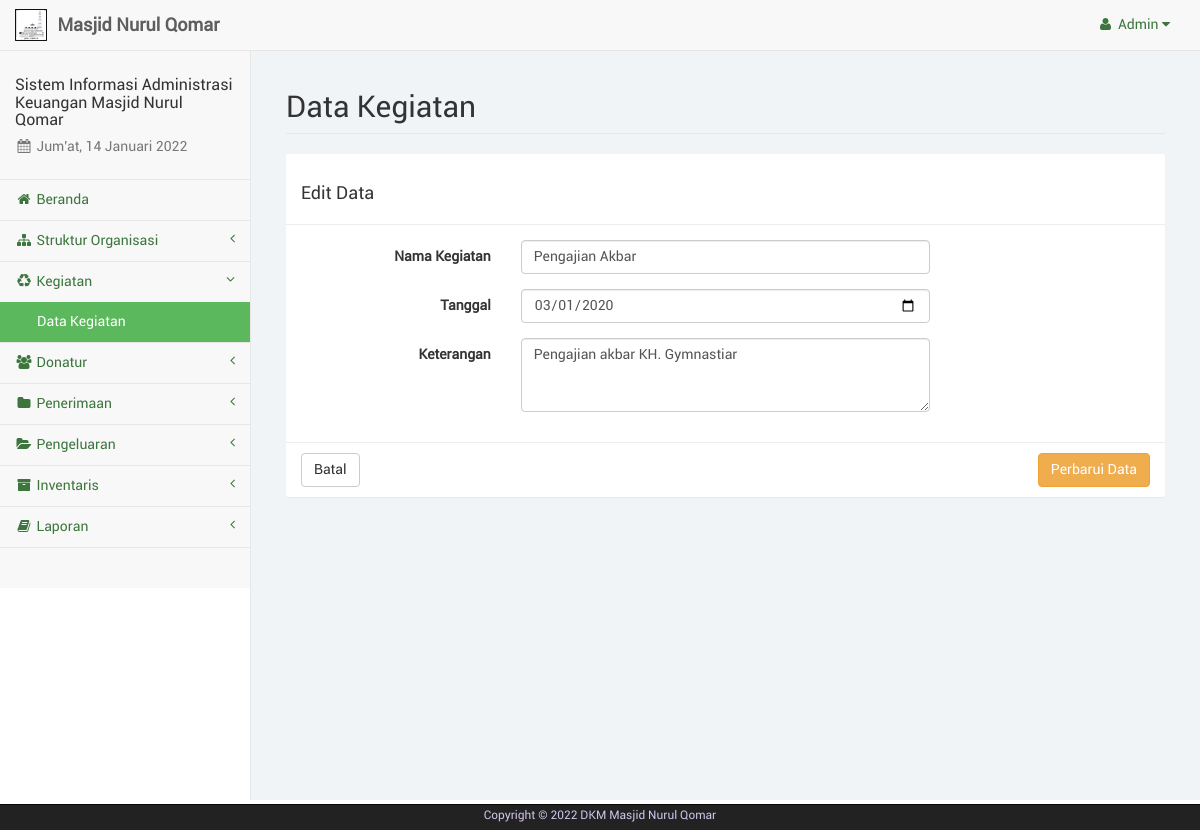
Screenshot of /admin/kegiatan_edit.php?keg=2 (signed in) with the database file from the repository.
### tables this page shows
CREATE TABLE IF NOT EXISTS `pengguna` (
  `id_pengguna` int(4) NOT NULL,
  `username` varchar(15) NOT NULL,
  `password` varchar(25) NOT NULL
);

CREATE TABLE IF NOT EXISTS `kegiatan` (
  `keg_id` int(11) NOT NULL,
  `keg_nama` varchar(50) NOT NULL,
  `keg_tgl` date NOT NULL,
  `keg_ket` text NOT NULL
);

### admin/sess_check.php (called while the page is built, shortened)
<?php
	$chk_sess = $_SESSION['user_keuangandkm'];
	include("dist/config/koneksi.php");
	$sql_sess = "SELECT * FROM pengguna WHERE id_pengguna='". $chk_sess ."'";
	$ress_sess = mysqli_query($conn, $sql_sess);
	$row_sess = mysqli_fetch_array($ress_sess);
	$sess_username = $row_sess['username'];
?>

### admin/kegiatan_edit.php (the view, shortened to what this page needs)
<?php
	include("sess_check.php");
	if(isset($_GET['keg'])) {
		$sql = "SELECT * FROM kegiatan WHERE keg_id='". $_GET['keg'] ."'";
		$ress = mysqli_query($conn, $sql);
		$data = mysqli_fetch_array($ress);
	}
	$pagedesc = "Kegiatan";
	$menuparent = "kegiatan";
	include("layout_top.php");
?>
		<div id="page-wrapper">
            <div class="container-fluid">
                <div class="row">
                    <div class="col-lg-12">
                        <h1 class="page-header">Data Kegiatan</h1>
                    </div>
                </div>
				<div class="row">
					<div class="col-lg-12">
						<form class="form-horizontal" action="kegiatan_update.php" method="POST">
							<div class="panel panel-default">
								<div class="panel-heading"><h3>Edit Data</h3></div>
								<div class="panel-body">
									<div class="form-group">
										<label class="control-label col-sm-3">Nama Kegiatan</label>
										<div class="col-sm-6">
											<input type="text" name="nama" class="form-control" placeholder="Nama Kegiatan" value="<?php echo $data['keg_nama'] ?>" required>
										</div>
									</div>
									<div class="form-group">
										<label class="control-label col-sm-3">Tanggal</label>
										<div class="col-sm-6">
											<input type="date" name="tgl" class="form-control" value="<?php echo $data['keg_tgl'] ?>" required>
										</div>
									</div>
									<div class="form-group">
										<label class="control-label col-sm-3">Keterangan</label>
										<div class="col-sm-6">
											<textarea name="keterangan" class="form-control" placeholder="Keterangan" rows="3" required><?php echo $data['keg_ket'] ?></textarea>
										</div>
									</div>
								</div>
								<div class="panel-footer">
									<a href="kegiatan.php" class="btn btn-default">Batal</a>
									<button type="submit" name="perbarui" class="btn btn-warning pull-right">Perbarui Data</button>
								</div>
							</div>
						</form>
					</div>
				</div>
            </div>
        </div>
<?php
	include("layout_bottom.php");
?>

### admin/layout_top.php (shortened to what this page needs)
<?php
	$haries = array("Sunday" => "Minggu", "Monday" => "Senin", "Tuesday" => "Selasa", "Wednesday" => "Rabu", "Thursday" => "Kamis", "Friday" => "Jum'at", "Saturday" => "Sabtu");
	$bulans = array("", "Januari", "Februari", "Maret", "April", "Mei", "Juni", "Juli", "Agustus", "September", "Oktober", "November", "Desember");
	$hari_ini = $haries[date("l")];
	$bulan_ini = $bulans[date("n")];
	$tanggal = date("d");
	$tahun = date("Y");
?>
<!DOCTYPE html>
<html lang="en">
<head>
	<link href="libs/bootstrap/dist/css/bootstrap.min.css" rel="stylesheet">
	<link href="libs/metisMenu/dist/metisMenu.min.css" rel="stylesheet">
    <link href="libs/datatables-plugins/integration/bootstrap/3/dataTables.bootstrap.css" rel="stylesheet">
    <link href="libs/datatables-responsive/css/dataTables.responsive.css" rel="stylesheet">
	<link href="dist/css/sb-admin-2.css" rel="stylesheet">
	<link href="dist/css/offline-font.css" rel="stylesheet">
	<link href="dist/css/custom.css" rel="stylesheet">
	<link href="libs/font-awesome/css/font-awesome.min.css" rel="stylesheet" type="text/css">
</head>
<body>
    <div id="wrapper">
        <nav class="navbar navbar-default navbar-static-top" role="navigation" style="margin-bottom: 0">
            <div class="navbar-header">
				<a class="navbar-brand hidden-xs" href="index.php">
					<img src="libs/images/brand-dkm.png" alt="brand" width="32" class="float-left image-brand">
					<div class="float-right">&nbsp;<strong>Masjid Nurul Qomar</strong></div>
				</a>
			</div>
            <ul class="nav navbar-top-links navbar-right">
				<li class="dropdown dropdown-right">
					<a class="dropdown-toggle" data-toggle="dropdown" href="#">
						<i class="fa fa-user fa-fw"></i>&nbsp;<?php echo ucfirst($sess_username); ?>&nbsp;<i class="fa fa-caret-down"></i>
					</a>
				</li>
			</ul>
            <div class="navbar-default sidebar" role="navigation">
                <div class="sidebar-nav navbar-collapse">
                    <ul class="nav" id="side-menu">
                        <li class="sidebar-search">
							<h4>Sistem Informasi Administrasi Keuangan Masjid Nurul Qomar</h4>
							<h5 class="text-muted"><i class="fa fa-calendar fa-fw"></i>&nbsp;<?php echo $hari_ini.", ".$tanggal." ".$bulan_ini." ".$tahun ?></h5>
						</li>
						<?php
							if($pagedesc == "Serambi") {
								echo '<li><a href="index.php" class="active"><i class="fa fa-home fa-fw"></i>&nbsp;Beranda</a></li>';
							}
							else {
								echo '<li><a href="index.php"><i class="fa fa-home fa-fw"></i>&nbsp;Beranda</a></li>';
							}
							if(isset($menuparent) && $menuparent == "konten_organisasi") {
								echo '<li class="active">';
							}
							else {
								echo '<li>';
							}
						?>
							<a href="#"><i class="fa fa-sitemap fa-fw"></i>&nbsp;Struktur Organisasi<span class="fa arrow"></span></a>
						</li>
						<?php
							if(isset($menuparent) && $menuparent == "kegiatan") {
								echo '<li class="active">';
							}
							else {
								echo '<li>';
							}
						?>
							<a href="#"><i class="fa fa-recycle fa-fw"></i>&nbsp;Kegiatan<span class="fa arrow"></span></a>
							<ul class="nav nav-second-level">
								<?php
									if($pagedesc == "Kegiatan") {
										echo '<li><a href="kegiatan.php" class="active">Data Kegiatan</a></li>';
									}
									else {
										echo '<li><a href="kegiatan.php">Data Kegiatan</a></li>';
									}
								?>
							</ul>
						</li>
						<?php
							if(isset($menuparent) && $menuparent == "donatur") {
								echo '<li class="active">';
							}
							else {
								echo '<li>';
							}
						?>
							<a href="#"><i class="fa fa-users fa-fw"></i>&nbsp;Donatur<span class="fa arrow"></span></a>
						</li>
						<?php
							if(isset($menuparent) && $menuparent == "penerimaan") {
								echo '<li class="active">';
							}
							else {
								echo '<li>';
							}
						?>
							<a href="#"><i class="fa fa-folder fa-fw"></i>&nbsp;Penerimaan<span class="fa arrow"></span></a>
						</li>
						<?php
							if(isset($menuparent) && $menuparent == "pengeluaran") {
								echo '<li class="active">';
							}
							else {
								echo '<li>';
							}
						?>
							<a href="#"><i class="fa fa-folder-open fa-fw"></i>&nbsp;Pengeluaran<span class="fa arrow"></span></a>
						</li>
						<?php
							if(isset($menuparent) && $menuparent == "inventaris") {
								echo '<li class="active">';
							}
							else {
								echo '<li>';
							}
						?>
							<a href="#"><i class="fa fa-archive fa-fw"></i>&nbsp;Inventaris<span class="fa arrow"></span></a>
						</li>
						<li>
							<a href="#"><i class="fa fa-book fa-fw"></i>&nbsp;Laporan<span class="fa arrow"></span></a>
						</li>
                    </ul>
                </div>
            </div>
        </nav>

### rows the page displays
pengguna: username "Admin"
kegiatan: nama "Pengajian Akbar", tgl "03/01/2020", keterangan "Pengajian akbar KH. Gymnastiar"
